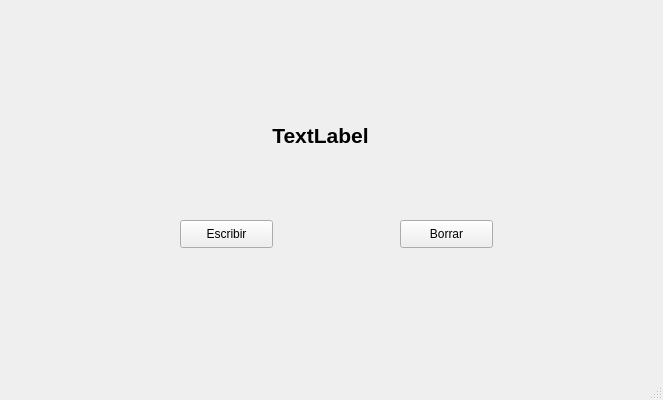
<?xml version="1.0" encoding="UTF-8"?>
<ui version="4.0">
 <class>MainWindow</class>
 <widget class="QMainWindow" name="MainWindow">
  <property name="geometry">
   <rect>
    <x>0</x>
    <y>0</y>
    <width>663</width>
    <height>400</height>
   </rect>
  </property>
  <property name="windowTitle">
   <string>MainWindow</string>
  </property>
  <widget class="QWidget" name="centralwidget">
   <widget class="QPushButton" name="BTN_ESCRIBIR">
    <property name="geometry">
     <rect>
      <x>180</x>
      <y>220</y>
      <width>93</width>
      <height>28</height>
     </rect>
    </property>
    <property name="text">
     <string>Escribir</string>
    </property>
   </widget>
   <widget class="QPushButton" name="BTN_BORRAR">
    <property name="geometry">
     <rect>
      <x>400</x>
      <y>220</y>
      <width>93</width>
      <height>28</height>
     </rect>
    </property>
    <property name="text">
     <string>Borrar</string>
    </property>
   </widget>
   <widget class="QLabel" name="LABEL_TEXTO">
    <property name="geometry">
     <rect>
      <x>140</x>
      <y>100</y>
      <width>361</width>
      <height>71</height>
     </rect>
    </property>
    <property name="font">
     <font>
      <pointsize>16</pointsize>
      <weight>75</weight>
      <bold>true</bold>
     </font>
    </property>
    <property name="text">
     <string>TextLabel</string>
    </property>
    <property name="alignment">
     <set>Qt::AlignCenter</set>
    </property>
   </widget>
  </widget>
  <widget class="QMenuBar" name="menubar">
   <property name="geometry">
    <rect>
     <x>0</x>
     <y>0</y>
     <width>663</width>
     <height>26</height>
    </rect>
   </property>
  </widget>
  <widget class="QStatusBar" name="statusbar"/>
 </widget>
 <resources/>
 <connections/>
</ui>
